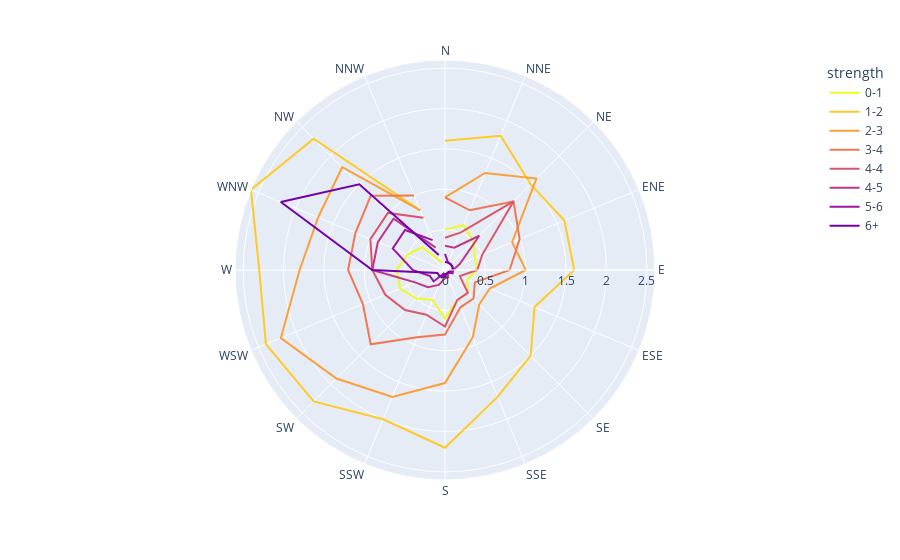

The code cell stored with this chart in its notebook:
### Code cell
fig.show()

### Figure 1 — Plotly figure (JSON) as saved in the notebook; plotly's stock layout.template omitted (floating-point values rounded to 4 significant figures)
{"data": [{"hovertemplate": "strength=0-1<br>frequency=%{r}<br>direction=%{theta}<extra></extra>", "legendgroup": "0-1", "line": {"color": "#f0f921", "dash": "solid"}, "marker": {"symbol": "circle"}, "mode": "lines", "name": "0-1", "r": [0.5, 0.6, 0.5, 0.4, 0.4, 0.3, 0.4, 0.4, 0.6, 0.4, 0.5, 0.6, 0.6, 0.5, 0.4, 0.1], "showlegend": true, "subplot": "polar", "theta": ["N", "NNE", "NE", "ENE", "E", "ESE", "SE", "SSE", "S", "SSW", "SW", "WSW", "W", "WNW", "NW", "NNW"], "type": "scatterpolar"}, {"hovertemplate": "strength=1-2<br>frequency=%{r}<br>direction=%{theta}<extra></extra>", "legendgroup": "1-2", "line": {"color": "#fdca26", "dash": "solid"}, "marker": {"symbol": "circle"}, "mode": "lines", "name": "1-2", "r": [1.6, 1.8, 1.5, 1.6, 1.6, 1.2, 1.5, 1.7, 2.2, 2, 2.3, 2.4, 2.3, 2.6, 2.3, 0.8], "showlegend": true, "subplot": "polar", "theta": ["N", "NNE", "NE", "ENE", "E", "ESE", "SE", "SSE", "S", "SSW", "SW", "WSW", "W", "WNW", "NW", "NNW"], "type": "scatterpolar"}, {"hovertemplate": "strength=2-3<br>frequency=%{r}<br>direction=%{theta}<extra></extra>", "legendgroup": "2-3", "line": {"color": "#fb9f3a", "dash": "solid"}, "marker": {"symbol": "circle"}, "mode": "lines", "name": "2-3", "r": [0.9, 1.3, 1.6, 0.9, 1, 0.6, 0.6, 0.9, 1.4, 1.7, 1.9, 2.2, 1.8, 1.7, 1.8, 0.8], "showlegend": true, "subplot": "polar", "theta": ["N", "NNE", "NE", "ENE", "E", "ESE", "SE", "SSE", "S", "SSW", "SW", "WSW", "W", "WNW", "NW", "NNW"], "type": "scatterpolar"}, {"hovertemplate": "strength=3-4<br>frequency=%{r}<br>direction=%{theta}<extra></extra>", "legendgroup": "3-4", "line": {"color": "#ed7953", "dash": "solid"}, "marker": {"symbol": "circle"}, "mode": "lines", "name": "3-4", "r": [0.9, 0.8, 1.2, 1, 0.8, 0.4, 0.5, 0.5, 0.8, 0.9, 1.3, 1.1, 1.2, 1.2, 1.3, 1], "showlegend": true, "subplot": "polar", "theta": ["N", "NNE", "NE", "ENE", "E", "ESE", "SE", "SSE", "S", "SSW", "SW", "WSW", "W", "WNW", "NW", "NNW"], "type": "scatterpolar"}, {"hovertemplate": "strength=4-4<br>frequency=%{r}<br>direction=%{theta}<extra></extra>", "legendgroup": "4-4", "line": {"color": "#d8576b", "dash": "solid"}, "marker": {"symbol": "circle"}, "mode": "lines", "name": "4-4", "r": [0.4, 0.5, 1.2, 0.5, 0.4, 0.2, 0.4, 0.4, 0.7, 0.6, 0.7, 0.8, 0.9, 1, 1, 0.7], "showlegend": true, "subplot": "polar", "theta": ["N", "NNE", "NE", "ENE", "E", "ESE", "SE", "SSE", "S", "SSW", "SW", "WSW", "W", "WNW", "NW", "NNW"], "type": "scatterpolar"}, {"hovertemplate": "strength=4-5<br>frequency=%{r}<br>direction=%{theta}<extra></extra>", "legendgroup": "4-5", "line": {"color": "#bd3786", "dash": "solid"}, "marker": {"symbol": "circle"}, "mode": "lines", "name": "4-5", "r": [0.3, 0.3, 0.6, 0.2, 0.1, 0.1, 0.05, 0.1, 0.1, 0.2, 0.3, 0.4, 0.9, 0.9, 0.9, 0.3], "showlegend": true, "subplot": "polar", "theta": ["N", "NNE", "NE", "ENE", "E", "ESE", "SE", "SSE", "S", "SSW", "SW", "WSW", "W", "WNW", "NW", "NNW"], "type": "scatterpolar"}, {"hovertemplate": "strength=5-6<br>frequency=%{r}<br>direction=%{theta}<extra></extra>", "legendgroup": "5-6", "line": {"color": "#9c179e", "dash": "solid"}, "marker": {"symbol": "circle"}, "mode": "lines", "name": "5-6", "r": [0.2, 0.1, 0.1, 0.1, 0.1, 0.1, 0.05, 0.05, 0.1, 0.05, 0.2, 0.2, 0.4, 0.7, 0.7, 0.4], "showlegend": true, "subplot": "polar", "theta": ["N", "NNE", "NE", "ENE", "E", "ESE", "SE", "SSE", "S", "SSW", "SW", "WSW", "W", "WNW", "NW", "NNW"], "type": "scatterpolar"}, {"hovertemplate": "strength=6+<br>frequency=%{r}<br>direction=%{theta}<extra></extra>", "legendgroup": "6+", "line": {"color": "#7201a8", "dash": "solid"}, "marker": {"symbol": "circle"}, "mode": "lines", "name": "6+", "r": [0.1, 0.1, 0.1, 0.1, 0.1, 0.05, 0.05, 0.05, 0.05, 0.1, 0.1, 0.1, 0.9, 2.2, 1.5, 0.2], "showlegend": true, "subplot": "polar", "theta": ["N", "NNE", "NE", "ENE", "E", "ESE", "SE", "SSE", "S", "SSW", "SW", "WSW", "W", "WNW", "NW", "NNW"], "type": "scatterpolar"}], "layout": {"legend": {"title": {"text": "strength"}, "tracegroupgap": 0}, "margin": {"t": 60}, "polar": {"angularaxis": {"direction": "clockwise", "rotation": 90}, "domain": {"x": [0, 1], "y": [0, 1]}}}}
